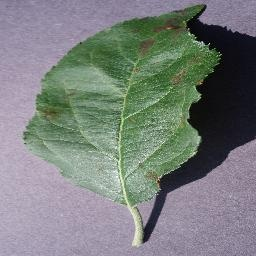
#> input picture testing_data/Apple___Apple_scab_02.jpg, 256 x 256 px
$ python -i segmentation.py   (imports and definitions only)
#> lines starting #> are read from the running program, lines starting #| are printed output that depends on the picture; after the words box and inside, x2 and y2 are one past the last pixel; in counts of white or black regions, pixels touching at a corner belong together
#> further down, picture is the input picture: PIL image 256x256 RGB; mean R, G, B 121.1, 126.9, 124.3
"""Final Phase — Pixel-Level Dual-Mask Segmentation & Mathematical Severity Engine.
Isolates exact Leaf Contour Mask (L_mask) and Lesion Mask (D_mask)
to calculate continuous infection severity % = (D_mask / L_mask) * 100.
Includes strict shadow rejection to avoid false positives on unlit/shaded leaf folds.
"""

from typing import Dict, Any, Tuple, Optional
import cv2
import numpy as np
from PIL import Image


def extract_leaf_mask(image: Image.Image) -> np.ndarray:
    """Segment leaf tissue from neutral background, lab boards, or ambient field noise.

    Returns:
        Binary mask (uint8) with 1 for leaf tissue and 0 for background.
    """
    img_np = np.array(image.convert("RGB"))
    h, w, _ = img_np.shape
#> h = 256; w = 256

    hsv = cv2.cvtColor(img_np, cv2.COLOR_RGB2HSV)
#> hsv: shape (256, 256, 3); mean H, S, V 101, 51, 137.1
    lab = cv2.cvtColor(img_np, cv2.COLOR_RGB2LAB)
#> lab: shape (256, 256, 3); mean of channels 0, 1, 2 132.7, 125.4, 128.9

    r = img_np[:, :, 0].astype(np.float32)
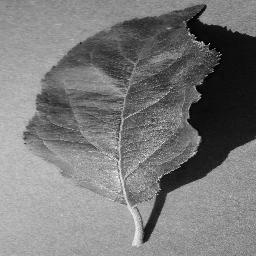
#> r: shape (256, 256) float32; min 0, max 244, mean 121.1
    g = img_np[:, :, 1].astype(np.float32)
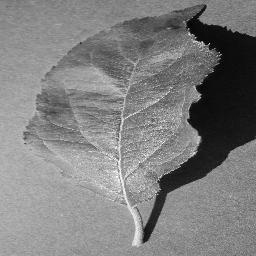
#> g: shape (256, 256) float32; min 0, max 255, mean 126.9
    b = img_np[:, :, 2].astype(np.float32)
    exg = 2.0 * g - r - b
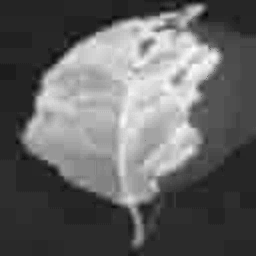
#> exg: shape (256, 256) float32; min -55, max 105, mean 8.4; drawn with min black and max white

    # Standard non-leaf background signatures (PlantVillage lab boards and ambient noise):
    # 1. Blue / purple mounting boards (Hue 100-160, Sat > 18)
    is_blue_purple_bg = (hsv[:, :, 0] >= 100) & (hsv[:, :, 0] <= 160) & (hsv[:, :, 1] > 18)
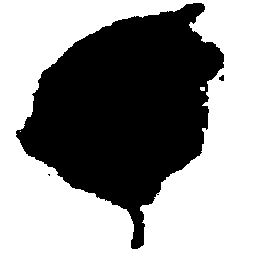
#> is_blue_purple_bg: shape (256, 256) bool; 57.3% white; 3 black regions (1 under 20 px), largest, box (x1, y1, x2, y2) and area: (16, 3, 224, 249) 27944, (219, 75, 224, 81) 23
    # 2. Neutral gray boards (low saturation < 16, intermediate brightness)
    is_neutral_gray_bg = (hsv[:, :, 1] < 16) & (hsv[:, :, 2] > 38) & (hsv[:, :, 2] < 245)
#> is_neutral_gray_bg: shape (256, 256) bool; 1.7% white in thin lines or dots, all inside (x1, y1, x2, y2) = (17, 3, 210, 249)
    # 3. Pure black / dark shadows
    is_black_bg = (hsv[:, :, 2] < 24)
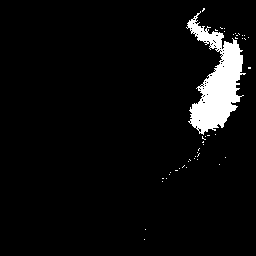
#> is_black_bg: shape (256, 256) bool; 5.1% white; 44 white regions (43 under 20 px), largest, box (x1, y1, x2, y2) and area: (186, 11, 246, 135) 3255
    # 4. Pure white / specular overexposure
    is_white_bg = (hsv[:, :, 2] >= 246) & (hsv[:, :, 1] < 18)
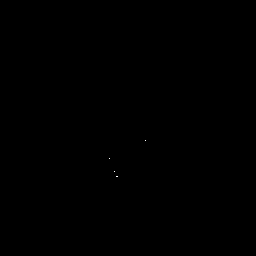
#> is_white_bg: shape (256, 256) bool; 0.01% white in thin lines or dots, all inside (x1, y1, x2, y2) = (109, 140, 146, 177)

    is_bg = is_blue_purple_bg | is_neutral_gray_bg | is_black_bg | is_white_bg
#> is_bg: shape (256, 256) bool; 60.4% white; 103 black regions (102 under 20 px), largest, box (x1, y1, x2, y2) and area: (23, 4, 223, 245) 25746

    # Initial candidate is non-background pixels OR pixels with clear foliage green (exg > 5)
    leaf_candidate = ((~is_bg) | (exg > 5.0)).astype(np.uint8) * 255
#> leaf_candidate: shape (256, 256); 40.7% white; 78 white regions (77 under 20 px), largest, box (x1, y1, x2, y2) and area: (22, 3, 224, 246) 26503

    # Morphological closing to fill leaf interior holes and opening to prune background speckles
    kernel_close = cv2.getStructuringElement(cv2.MORPH_ELLIPSE, (9, 9))
    kernel_open = cv2.getStructuringElement(cv2.MORPH_ELLIPSE, (5, 5))
    leaf_candidate = cv2.morphologyEx(leaf_candidate, cv2.MORPH_CLOSE, kernel_close)
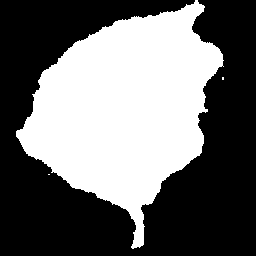
#> leaf_candidate: shape (256, 256); 42.1% white; 3 white regions (2 under 20 px), largest, box (x1, y1, x2, y2) and area: (16, 0, 224, 249) 27596
    leaf_candidate = cv2.morphologyEx(leaf_candidate, cv2.MORPH_OPEN, kernel_open)
#> leaf_candidate: shape (256, 256); 42% white; 1 white region, box (x1, y1, x2, y2) and area: (16, 1, 223, 248) 27525

    # Keep connected components representing the leaf (area >= 3% of total image)
    num_labels, labels, stats, _ = cv2.connectedComponentsWithStats(leaf_candidate)
#> num_labels = 2; stats = [[0, 0, 256, 256, 38011], [16, 1, 207, 247, 27525]]
    leaf_mask = np.zeros_like(leaf_candidate)
    if num_labels > 1:
        for i in range(1, num_labels):
            if stats[i, cv2.CC_STAT_AREA] >= 0.03 * (w * h):
                leaf_mask[labels == i] = 255

    # If segmentation rejected everything (edge cases), fallback to entire image frame
    if np.sum(leaf_mask > 0) < 0.05 * (w * h):
        leaf_mask = np.ones((h, w), dtype=np.uint8) * 255

    return (leaf_mask > 0).astype(np.uint8)


# [172 lines left out: functions extract_lesion_mask, calculate_mathematical_severity, visualize_dual_masks, not called in this run]

>>> from PIL import Image
>>> picture = Image.open('../testing_data/Apple___Apple_scab_02.jpg')
>>> result = extract_leaf_mask(picture)

$ run again, on testing_data/Apple___Apple_scab_05.jpg
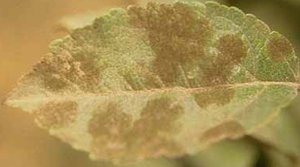
#> input picture testing_data/Apple___Apple_scab_05.jpg, 300 x 167 px
#> picture is the input picture: PIL image 300x167 RGB; mean R, G, B 168.2, 144, 82.1
#> hsv: shape (167, 300, 3); mean H, S, V 21.9, 133.1, 168.3
#> lab: shape (167, 300, 3); mean of channels 0, 1, 2 154.5, 129, 164.1
#> in extract_leaf_mask, `b = img_np[:, :, 2].astype(np.float32)`:
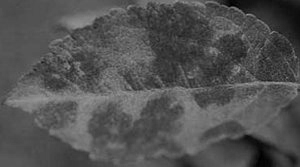
#> b: shape (167, 300) float32; min 0, max 157, mean 82.1
#> in extract_leaf_mask, `exg = 2.0 * g - r - b`:
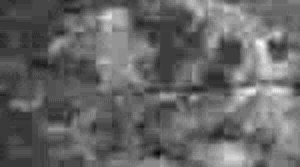
#> exg: shape (167, 300) float32; min 1, max 92, mean 37.6; drawn with min black and max white
#> is_blue_purple_bg: shape (167, 300) bool; every value is 0
#> leaf_candidate: shape (167, 300); every value is 255
#> labels: shape (167, 300) int32; every value is 1
#> num_labels = 2; stats = [[-1, 2147483647, 0, 0, 0], [0, 0, 300, 167, 50100]]

$ run again, on testing_data/Apple___Black_rot_01.jpg
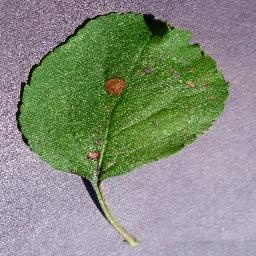
#> input picture testing_data/Apple___Black_rot_01.jpg, 256 x 256 px
#> picture is the input picture: PIL image 256x256 RGB; mean R, G, B 133.9, 141.1, 124.9
#> hsv: shape (256, 256, 3); mean H, S, V 100.4, 77.4, 152.4
#> lab: shape (256, 256, 3); mean of channels 0, 1, 2 147.3, 122.8, 136.1
#> in extract_leaf_mask, `is_blue_purple_bg = (hsv[:, :, 0] >= 100) & (hsv[:, :, 0] <= 160) & (h..`:
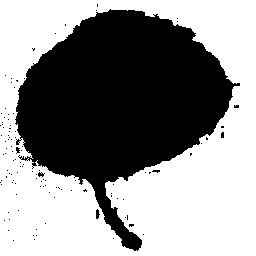
#> is_blue_purple_bg: shape (256, 256) bool; 56.4% white; 111 black regions (108 under 20 px), largest, box (x1, y1, x2, y2) and area: (15, 9, 240, 251) 28295, (96, 209, 100, 219) 28, (38, 172, 45, 177) 21
#> is_neutral_gray_bg: shape (256, 256) bool; 1.5% white in thin lines or dots, all inside (x1, y1, x2, y2) = (16, 10, 238, 250)
#> is_black_bg: shape (256, 256) bool; 0.77% white; 56 white regions (51 under 20 px), largest, box (x1, y1, x2, y2) and area: (143, 14, 166, 33) 209, (64, 18, 91, 43) 71, (17, 82, 26, 108) 45, (28, 64, 38, 79) 35, (16, 109, 20, 122) 20
#> is_white_bg: shape (256, 256) bool; 0.08% white in thin lines or dots, all inside (x1, y1, x2, y2) = (0, 70, 118, 241)
#> is_bg: shape (256, 256) bool; 58.7% white; 166 black regions (164 under 20 px), largest, box (x1, y1, x2, y2) and area: (16, 10, 240, 247) 26651, (27, 151, 41, 166) 38
#> in extract_leaf_mask, `leaf_candidate = cv2.morphologyEx(leaf_candidate, cv2.MORPH_OPEN, kern..`:
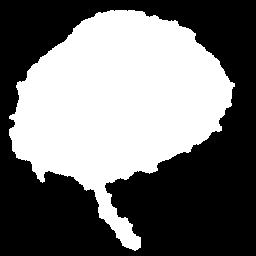
#> leaf_candidate: shape (256, 256); 44.9% white; 1 white region, box (x1, y1, x2, y2) and area: (9, 10, 235, 251) 29397
#> num_labels = 2; stats = [[0, 0, 256, 256, 36139], [9, 10, 226, 241, 29397]]

$ run again, on testing_data/Apple___Black_rot_03.jpg
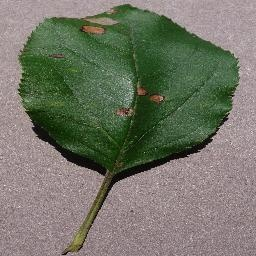
#> input picture testing_data/Apple___Black_rot_03.jpg, 256 x 256 px
#> picture is the input picture: PIL image 256x256 RGB; mean R, G, B 114.9, 117.2, 102.9
#> hsv: shape (256, 256, 3); mean H, S, V 101.3, 64.7, 125.9
#> lab: shape (256, 256, 3); mean of channels 0, 1, 2 123.5, 124.1, 136.3
#> is_blue_purple_bg: shape (256, 256) bool; 0.04% white in thin lines or dots, all inside (x1, y1, x2, y2) = (33, 93, 240, 256)
#> is_neutral_gray_bg: shape (256, 256) bool; 0.36% white in thin lines or dots, all inside (x1, y1, x2, y2) = (16, 0, 256, 207)
#> is_black_bg: shape (256, 256) bool; 1.7% white; 46 white regions (44 under 20 px), largest, box (x1, y1, x2, y2) and area: (108, 138, 212, 188) 526, (33, 122, 106, 175) 511
#> is_white_bg: shape (256, 256) bool; 0.01% white in thin lines or dots, all inside (x1, y1, x2, y2) = (4, 149, 253, 207)
#> is_bg: shape (256, 256) bool; 2.1% white; 96 white regions (92 under 20 px), largest, box (x1, y1, x2, y2) and area: (108, 138, 212, 188) 540, (32, 122, 106, 175) 538, (167, 15, 184, 25) 42, (145, 0, 152, 4) 20
#> in extract_leaf_mask, `leaf_candidate = ((~is_bg) | (exg > 5.0)).astype(np.uint8) * 255`:
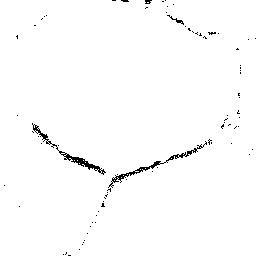
#> leaf_candidate: shape (256, 256); 98.6% white; black in thin lines or dots
#> labels: shape (256, 256) int32; every value is 1
#> num_labels = 2; stats = [[-1, 2147483647, 0, 0, 0], [0, 0, 256, 256, 65536]]
